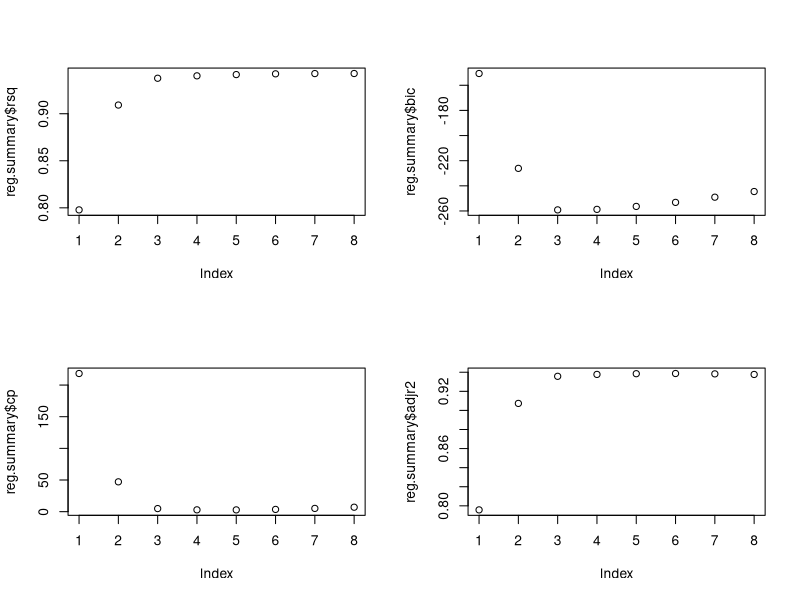
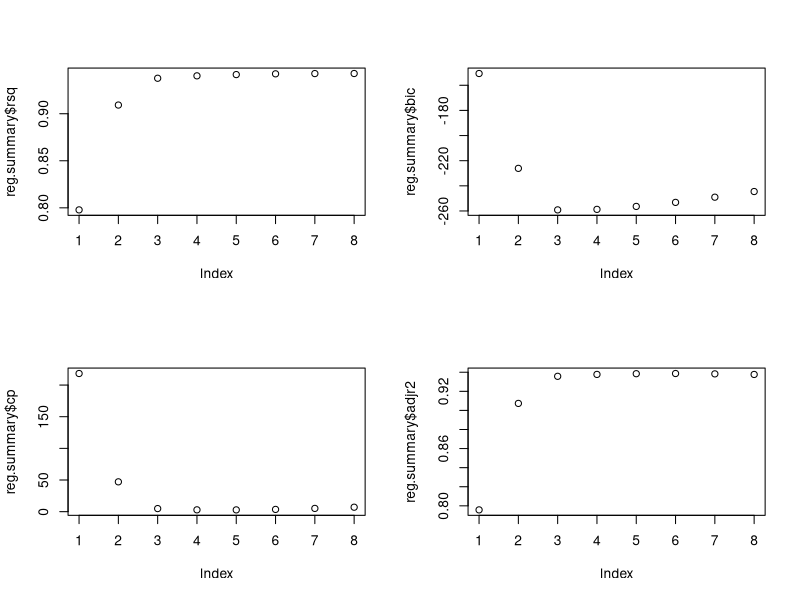
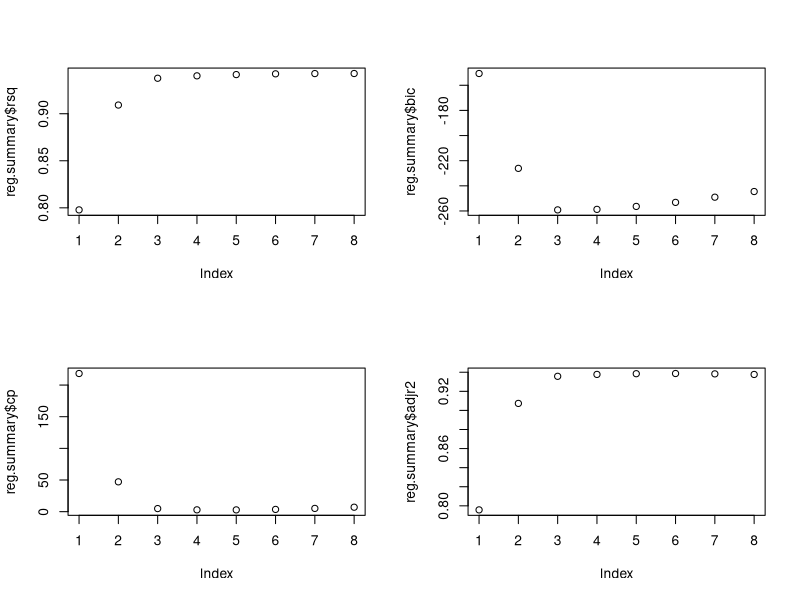
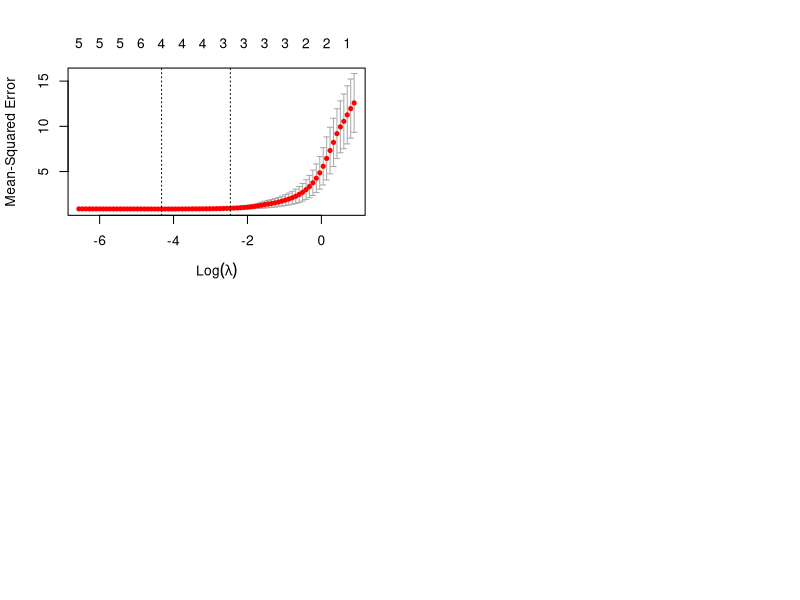
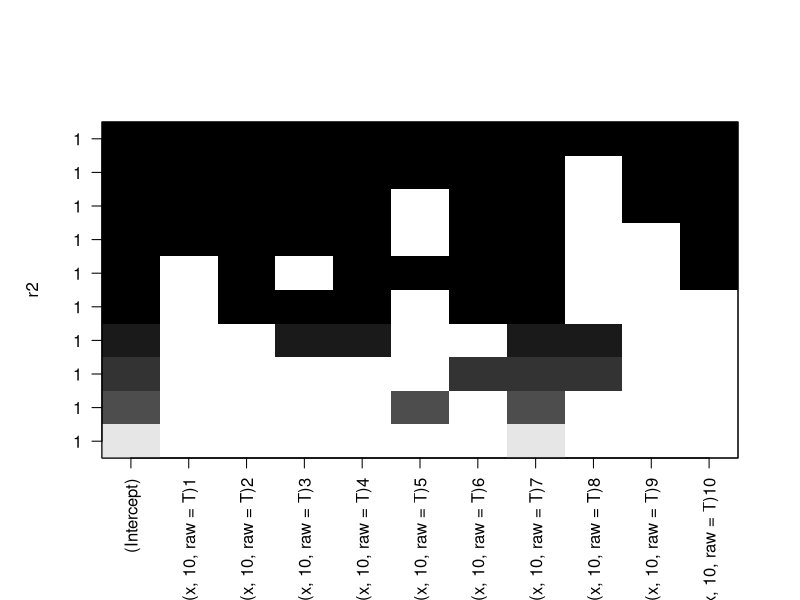
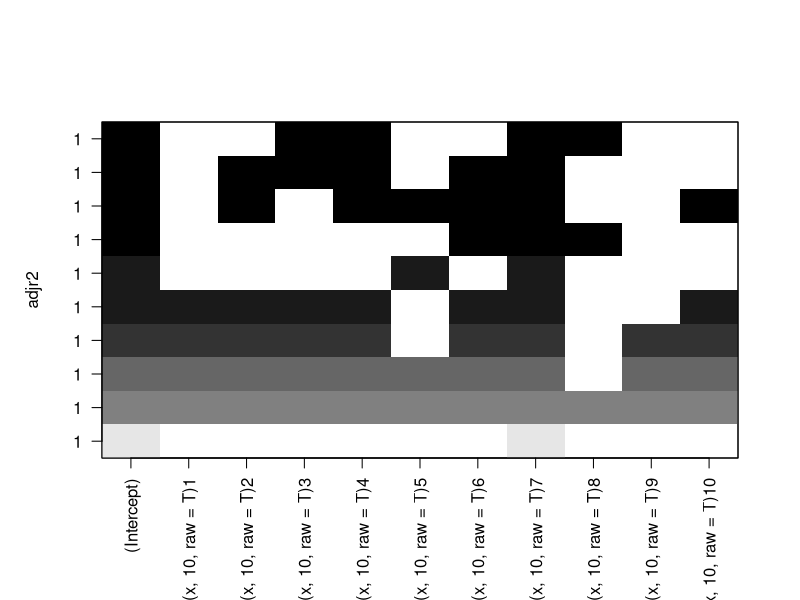
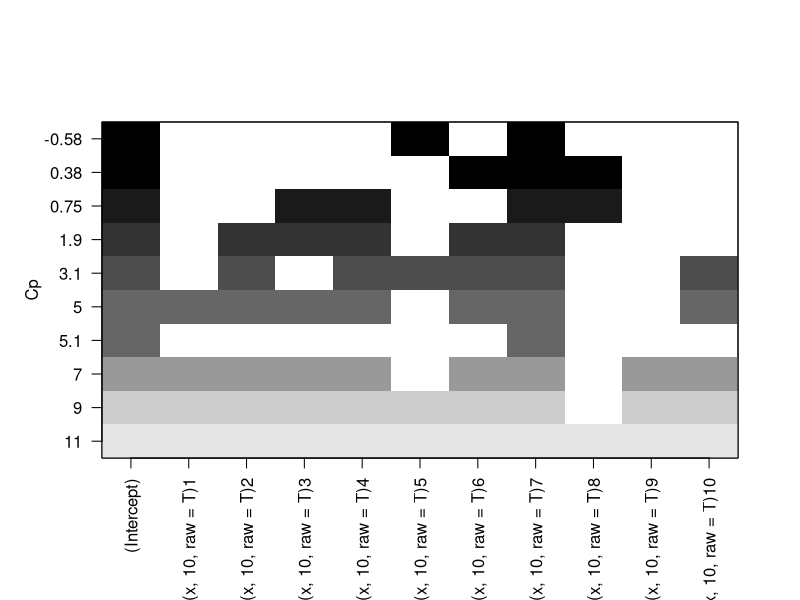
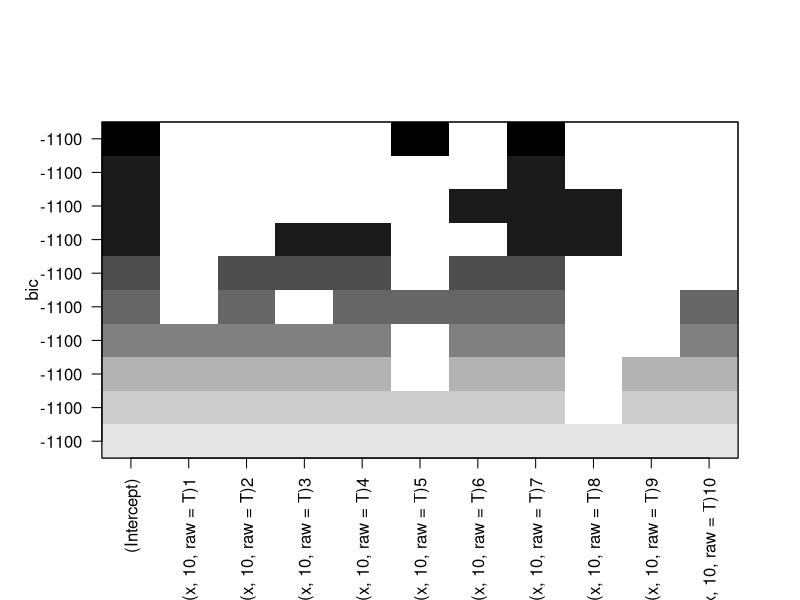

Write R code to recreate these figures, in order.
# Ch6 08 p262

# Other Solutions:
# https://rpubs.com/evertonjlima/242626
# https://rpubs.com/lmorgan95/ISLR_CH6_Solutions
# https://rstudio-pubs-static.s3.amazonaws.com/295803_0a2bb7a6e2e747cc81682d0c6fed787d.html
# https://blog.princehonest.com/stat-learning/ch6/8.html
# https://github.com/ppaquay/IntroStatLearning/blob/master/Chap6.Rmd


# a) ####
set.seed(112)
x <- rnorm(100)
epsilon <- rnorm(100)

# b) ####
beta0 = 1
beta1 = 1
beta2 = 1
beta3 = 1

beta0 = 3
beta1 = 2
beta2 = -3
beta3 = 0.3

Y <- beta0 + beta1 * x + beta2 * x^2 + beta3 * x^3 + epsilon

# c) ####
library(leaps)
regfit.full=regsubsets(Y~., poly(x, 10))
reg.summary=summary(regfit.full)

names(reg.summary)
reg.summary$rsq
reg.summary$bic
reg.summary$cp
reg.summary$adjr2

par(mfrow=c(2,2))
plot(reg.summary$rsq)
plot(reg.summary$bic)
plot(reg.summary$cp)
plot(reg.summary$adjr2)

# Answer: polynomial 3

# d) ####

regfit.full=regsubsets(Y~., poly(x, 10), method = "forward")
reg.summary=summary(regfit.full)

names(reg.summary)
reg.summary$rsq
reg.summary$bic
reg.summary$cp
reg.summary$adjr2

par(mfrow=c(2,2))
plot(reg.summary$rsq)
plot(reg.summary$bic)
plot(reg.summary$cp)
plot(reg.summary$adjr2)

regfit.full=regsubsets(Y~., poly(x, 10), method = "backward")
reg.summary=summary(regfit.full)

names(reg.summary)
reg.summary$rsq
reg.summary$bic
reg.summary$cp
reg.summary$adjr2

par(mfrow=c(2,2))
plot(reg.summary$rsq)
plot(reg.summary$bic)
plot(reg.summary$cp)
plot(reg.summary$adjr2)

# Answer: Looks the same

# e) ####
## STUDY! ####

library(glmnet)
set.seed(1)

df = data.frame(x = x,
                y = Y)
# train = sample(1:nrow(df), nrow(df)*.7)

x = model.matrix(y ~ poly(x, 10, raw = T), data = df)[, -1]
mod.lasso = cv.glmnet(x, Y, alpha = 1)

best.lambda = mod.lasso$lambda.min
best.lambda

plot(mod.lasso)
full.model = glmnet(x, Y, alpha = 1)
predict(full.model, s = best.lambda, type = "coefficients")

#dim(train)
#dim(test)

#cv.out <- cv.glmnet(x[train], y[train], alpha=1)

# f) ####
beta7 = 7

x <- rnorm(100)
Y <- beta0 + beta7 * x^7 + epsilon

df = data.frame(y = Y, x = x)
                
View(df)
bss.fit <- regsubsets(y ~ poly(x, 10, raw = T), data = df, nvmax = 19)
summary(bss.fit)
par(mfrow=c(1,1))
plot(bss.fit, scale = "r2")
plot(bss.fit, scale = "adjr2")
plot(bss.fit, scale = "Cp")
plot(bss.fit, scale = "bic")

#  ---

reg.summary=summary(bss.fit)

names(reg.summary)
reg.summary$rsq
reg.summary$bic
reg.summary$cp
reg.summary$adjr2

par(mfrow=c(1,1))
plot(reg.summary$rsq)
plot(reg.summary$bic)
plot(reg.summary$cp)
plot(reg.summary$adjr2)
